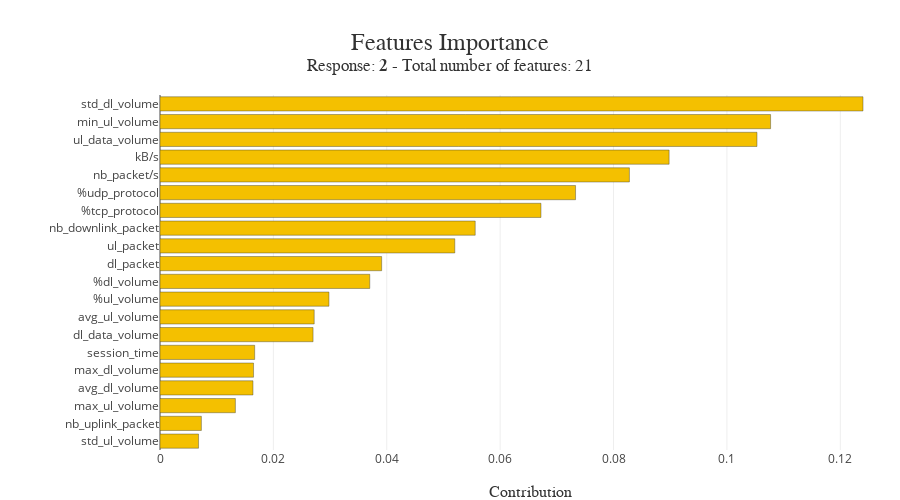

Source (notebook cell):
### Code cell
xpl.plot.features_importance()

### Figure 1 — Plotly figure (JSON) as saved in the notebook; plotly's stock layout.template omitted (floating-point values rounded to 4 significant figures)
{"data": [{"customdata": ["std_ul_volume", "nb_uplink_packet", "max_ul_volume", "avg_dl_volume", "max_dl_volume", "session_time", "dl_data_volume", "avg_ul_volume", "%ul_volume", "%dl_volume", "dl_packet", "ul_packet", "nb_downlink_packet", "%tcp_protocol", "%udp_protocol", "nb_packet/s", "kB/s", "ul_data_volume", "min_ul_volume", "std_dl_volume"], "hovertemplate": "Feature: %{customdata}<br />Contribution: %{x:.4f}<extra></extra>", "marker": {"color": ["rgba(244, 192, 0, 1.0)", "rgba(244, 192, 0, 1.0)", "rgba(244, 192, 0, 1.0)", "rgba(244, 192, 0, 1.0)", "rgba(244, 192, 0, 1.0)", "rgba(244, 192, 0, 1.0)", "rgba(244, 192, 0, 1.0)", "rgba(244, 192, 0, 1.0)", "rgba(244, 192, 0, 1.0)", "rgba(244, 192, 0, 1.0)", "rgba(244, 192, 0, 1.0)", "rgba(244, 192, 0, 1.0)", "rgba(244, 192, 0, 1.0)", "rgba(244, 192, 0, 1.0)", "rgba(244, 192, 0, 1.0)", "rgba(244, 192, 0, 1.0)", "rgba(244, 192, 0, 1.0)", "rgba(244, 192, 0, 1.0)", "rgba(244, 192, 0, 1.0)", "rgba(244, 192, 0, 1.0)"], "line": {"color": "rgba(52, 55, 54, 0.8)", "width": 0.5}}, "name": "Global", "orientation": "h", "type": "bar", "x": [0.0068, 0.0073, 0.0133, 0.0164, 0.0165, 0.0167, 0.027, 0.0272, 0.0298, 0.037, 0.0391, 0.052, 0.0556, 0.0672, 0.0733, 0.0828, 0.0898, 0.1053, 0.1077, 0.124], "y": ["std_ul_volume", "nb_uplink_packet", "max_ul_volume", "avg_dl_volume", "max_dl_volume", "session_time", "dl_data_volume", "avg_ul_volume", "%ul_volume", "%dl_volume", "dl_packet", "ul_packet", "nb_downlink_packet", "%tcp_protocol", "%udp_protocol", "nb_packet/s", "kB/s", "ul_data_volume", "min_ul_volume", "std_dl_volume"]}], "layout": {"autosize": false, "barmode": "group", "height": 500, "hovermode": "closest", "margin": {"b": 50, "l": 160, "r": 0, "t": 95}, "title": {"font": {"color": "rgb(50, 50, 50)", "family": "Arial", "size": 24}, "text": "Features Importance<br><sup>Response: <b>2</b> - Total number of features: 21</sup>", "x": 0.5, "xanchor": "center", "y": 0.9, "yanchor": "middle"}, "width": 900, "xaxis": {"title": {"font": {"color": "rgb(50, 50, 50)", "family": "Arial Black", "size": 16}, "text": "Contribution"}}, "yaxis": {"automargin": true, "dtick": 1, "tickmode": "array", "ticktext": ["std_ul_volume", "nb_uplink_packet", "max_ul_volume", "avg_dl_volume", "max_dl_volume", "session_time", "dl_data_volume", "avg_ul_volume", "%ul_volume", "%dl_volume", "dl_packet", "ul_packet", "nb_downlink_packet", "%tcp_protocol", "%udp_protocol", "nb_packet/s", "kB/s", "ul_data_volume", "min_ul_volume", "std_dl_volume"], "tickvals": ["std_ul_volume", "nb_uplink_packet", "max_ul_volume", "avg_dl_volume", "max_dl_volume", "session_time", "dl_data_volume", "avg_ul_volume", "%ul_volume", "%dl_volume", "dl_packet", "ul_packet", "nb_downlink_packet", "%tcp_protocol", "%udp_protocol", "nb_packet/s", "kB/s", "ul_data_volume", "min_ul_volume", "std_dl_volume"], "title": {"font": {"color": "rgb(50, 50, 50)", "family": "Arial Black", "size": 16}}}}}
